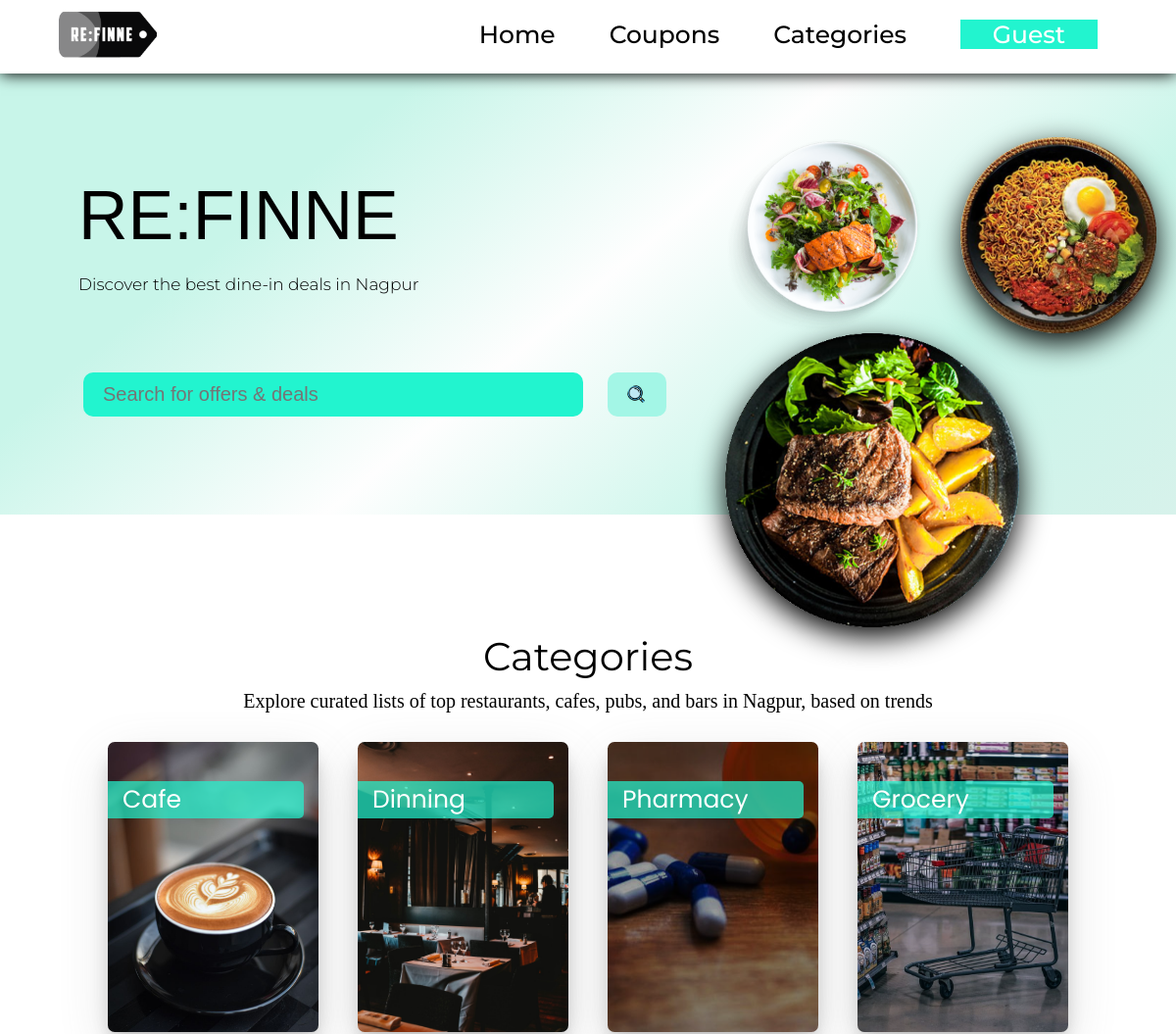
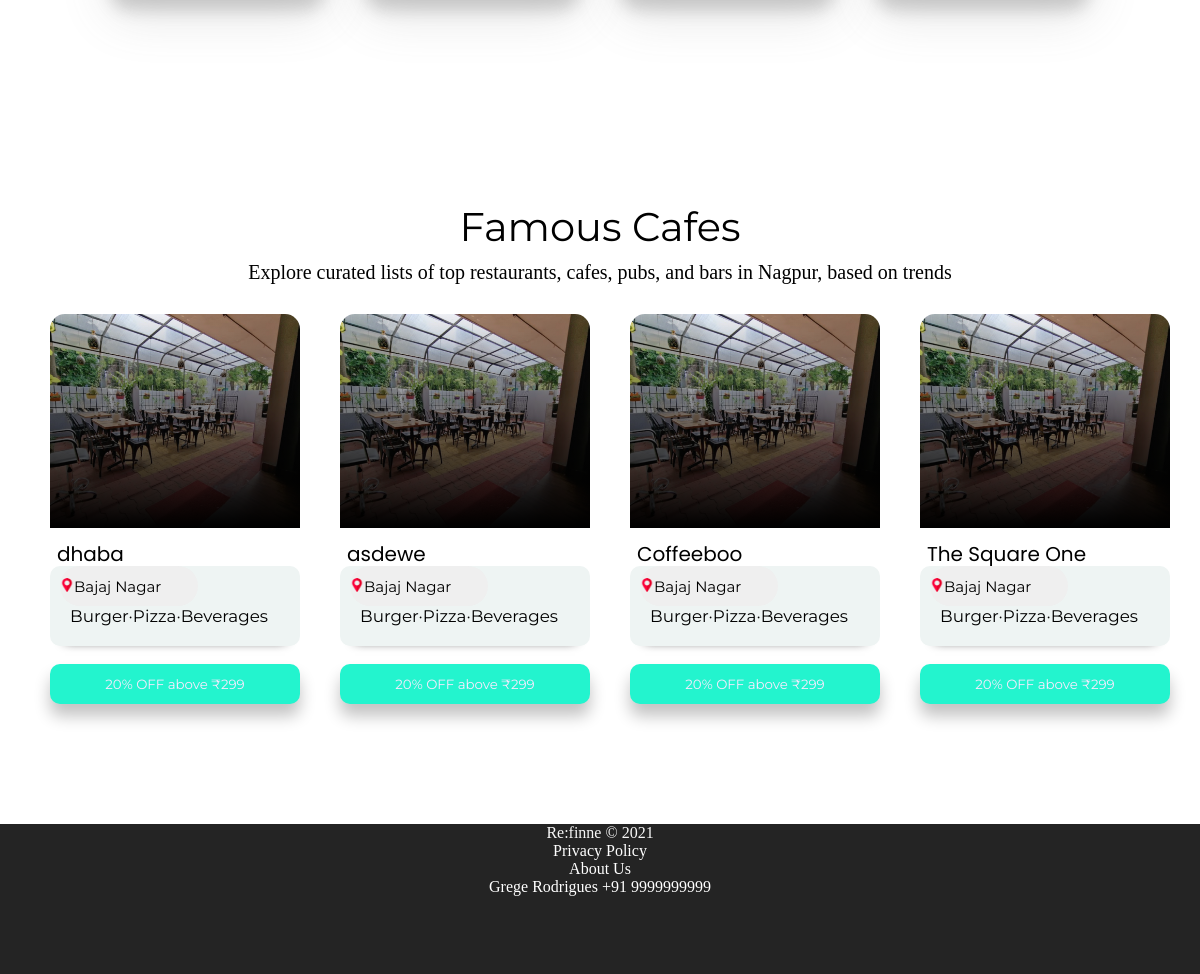
The page / on the database its author committed (2 pictures, top to bottom).
### coupons/models.py (models this page shows, shortened)
class Coupons(models.Model):
    sno = models.AutoField(primary_key=True)
    name = models.CharField(max_length=255)
    offer = models.IntegerField(default=10)
    code = models.TextField(unique=True)
    conditions = models.TextField(default=000000)
    content = models.TextField()
    slug = models.CharField(max_length=130,unique=True)

### home/views.py (the view)
# urls.py: path('', views.home),
def home(request):
    allCoupons = Coupons.objects.all()
    context = {'allCoupons': allCoupons}
    return render(request,'home/home.html', context)

### templates/home/home.html (shortened to what this page needs)
{% extends 'base.html' %}
{% load static %}
{% block container-product-coupon %}
<div class="container-product-coupon">
{% for cou in allCoupons %}
<a href="coupons/{{cou.slug}}" class="mobile-display-coupon-box">
<div class="container-display-coupon-box">
    <div class="coupon-display-image">
      <div class="img-gradient"><img src="{% static 'breadbash/1.jpg' %}" class="coupon-image" alt=""></div>
      <div class="coupon-name">{{cou.name}}</div>
      <div class="coupon-details">
      <div class="coupon-location-api"><button class="find-state" onclick="findMyState()" style="margin-left: 0px; "><img src="{% static 'placeholder.png' %}" style="height:14px;width:14px; "alt="">Bajaj Nagar</button></div>
      <div class="coupon-box-description">Burger·Pizza·Beverages</div> </div>
    </div>
    <a href="coupons/{{cou.slug}}"><button href="#" class="button-check-survey">20% OFF above ₹299</button></a>
  </div>
</a>
  {% endfor %}
</div>
{% endblock container-product-coupon %}

### static/style.css (style rules this page uses)
* { margin: 0; padding: 0; box-sizing: border-box; }
a { color: #0c0c0c; text-decoration: none; background-color: transparent; -webkit-text-decoration-skip: objects; }
body { text-align: center; }
.container-product-coupon { padding: 30px; padding-top: 0px; border-radius: 30px; margin-top: 10px; margin-bottom: 70px; display: flex; overflow-x: auto; }
.coupon-name { margin-top: 0px; padding: 7px; font-size: 2.5vh; position: relative; color: #000000; font-family: 'Poppins'; text-align: left; }
.container-display-coupon-box { height: 90%; min-width: 250px; text-align: center; border-radius: 20px; margin: 20px; }
.find-state { margin-left: 10px; position: relative; float: left; color: rgb(0, 0, 0); border: none; height: 40px; width: 60%; margin-right: 40%; border-radius: 20px; font-family: 'montserrat'; font-size: 15px; font-weight: 700px; text-align: left; }
.img-gradient { position:relative; display:inline-block; width: 100%; }
.img-gradient:after { border-radius: 15px 15px 0px 0px; content:''; position:absolute; left:0; top:0; width:100%; height:100%; display:inline-block; background: linear-gradient(to bottom, rgba(255,0,0,0), rgb(0, 0, 0)); filter: progid:DXImageTransform.Microsoft.gradient( startColorstr='#002f4b', endColorstr='#00000000',GradientType=0 ); }
.img-gradient img { display:block; }
.button-check-survey { height: 40px; width: 100%; border-radius: 10px; background-color: #23f4ce; border: none; cursor: pointer; -webkit-transition-duration: 0.4s; transition-duration: 0.4s; box-shadow: 0 12px 16px 0 rgba(0,0,0,0.24); color: #f8eaff; font-family: 'montserrat'; font-weight: 400; }
.coupon-display-image { height: 50%; width: 100%; justify-content: center; }
.coupon-image { border-radius: 15px 15px 0px 0px; }
.coupon-details { margin-bottom: 7%; padding: 10px; padding-top: 0px; margin-top: -10px; border-radius: 10px; font-family: 'Montserrat', 'Arial Narrow', Arial, sans-serif; width: 100%; height: 22%; overflow-y: auto; font-size: 15px; color: #000000; background-color: #eef4f3; box-shadow: 0px 10px 10px -15px #111; position: relative; }
.coupon-box-description { padding: 10px; text-align: left; font-size: 2.1vh; }
img { width: 100%; border-radius: 12px; height: 214px; object-fit: cover; }

### rows shown on the page
Coupons: name "dhaba"
Coupons: name "asdewe"
Coupons: name "Coffeeboo"
Coupons: name "The Square One"
